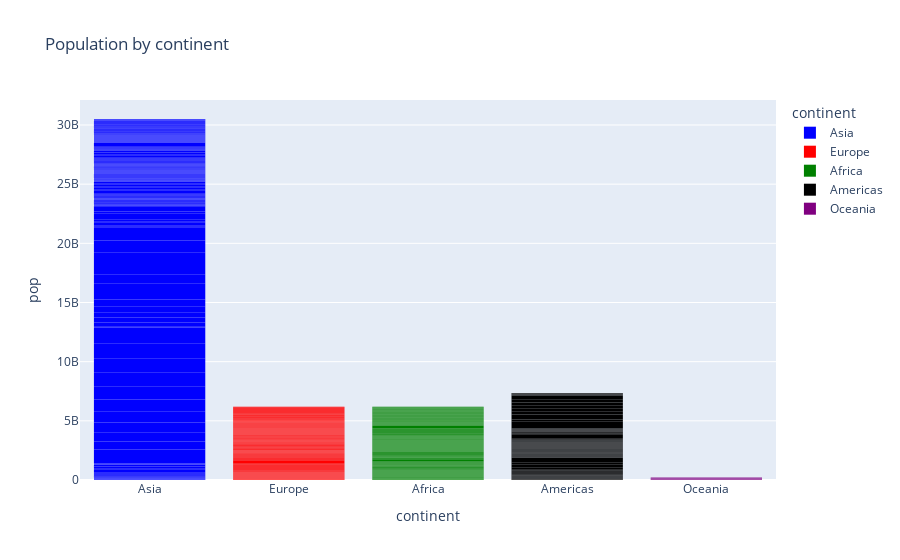

Here is the notebook cell this chart was saved with:
### Markdown cell above
Using *color_discrete_map* to define a specific color for each member in a column

### Code cell
# Plot sales by country
fig = px.bar(data, x='continent', y='pop', title='Population by continent',
             color_discrete_map = {'Asia': 'blue', 'Europe': 'red', 'Africa':'green',
                                   'Americas':'black', 'Oceania':'purple'},
             color='continent')
fig.update_traces(opacity=1, marker_line_width=0)
fig.show()

### Figure 1 — Plotly figure (JSON) as saved in the notebook; plotly's stock layout.template omitted (floating-point values rounded to 4 significant figures; data arrays with more than 128 entries replaced by an {"elided": "..."} marker saying what was removed)
{"data": [{"hovertemplate": "continent=%{x}<br>pop=%{y}<extra></extra>", "legendgroup": "Asia", "marker": {"color": "blue", "line": {"width": 0}, "pattern": {"shape": ""}}, "name": "Asia", "opacity": 1, "orientation": "v", "showlegend": true, "textposition": "auto", "type": "bar", "x": {"elided": "396 str values"}, "xaxis": "x", "y": {"elided": "396 int values"}, "yaxis": "y"}, {"hovertemplate": "continent=%{x}<br>pop=%{y}<extra></extra>", "legendgroup": "Europe", "marker": {"color": "red", "line": {"width": 0}, "pattern": {"shape": ""}}, "name": "Europe", "opacity": 1, "orientation": "v", "showlegend": true, "textposition": "auto", "type": "bar", "x": {"elided": "360 str values"}, "xaxis": "x", "y": {"elided": "360 int values"}, "yaxis": "y"}, {"hovertemplate": "continent=%{x}<br>pop=%{y}<extra></extra>", "legendgroup": "Africa", "marker": {"color": "green", "line": {"width": 0}, "pattern": {"shape": ""}}, "name": "Africa", "opacity": 1, "orientation": "v", "showlegend": true, "textposition": "auto", "type": "bar", "x": {"elided": "624 str values"}, "xaxis": "x", "y": {"elided": "624 int values"}, "yaxis": "y"}, {"hovertemplate": "continent=%{x}<br>pop=%{y}<extra></extra>", "legendgroup": "Americas", "marker": {"color": "black", "line": {"width": 0}, "pattern": {"shape": ""}}, "name": "Americas", "opacity": 1, "orientation": "v", "showlegend": true, "textposition": "auto", "type": "bar", "x": {"elided": "300 str values"}, "xaxis": "x", "y": {"elided": "300 int values"}, "yaxis": "y"}, {"hovertemplate": "continent=%{x}<br>pop=%{y}<extra></extra>", "legendgroup": "Oceania", "marker": {"color": "purple", "line": {"width": 0}, "pattern": {"shape": ""}}, "name": "Oceania", "opacity": 1, "orientation": "v", "showlegend": true, "textposition": "auto", "type": "bar", "x": ["Oceania", "Oceania", "Oceania", "Oceania", "Oceania", "Oceania", "Oceania", "Oceania", "Oceania", "Oceania", "Oceania", "Oceania", "Oceania", "Oceania", "Oceania", "Oceania", "Oceania", "Oceania", "Oceania", "Oceania", "Oceania", "Oceania", "Oceania", "Oceania"], "xaxis": "x", "y": [8691212, 9712569, 10794968, 11872264, 13177000, 14074100, 15184200, 16257249, 17481977, 18565243, 19546792, 20434176, 1994794, 2229407, 2488550, 2728150, 2929100, 3164900, 3210650, 3317166, 3437674, 3676187, 3908037, 4115771], "yaxis": "y"}], "layout": {"barmode": "relative", "legend": {"title": {"text": "continent"}, "tracegroupgap": 0}, "title": {"text": "Population by continent"}, "xaxis": {"anchor": "y", "categoryarray": ["Asia", "Europe", "Africa", "Americas", "Oceania"], "categoryorder": "array", "domain": [0, 1], "title": {"text": "continent"}}, "yaxis": {"anchor": "x", "domain": [0, 1], "title": {"text": "pop"}}}}
